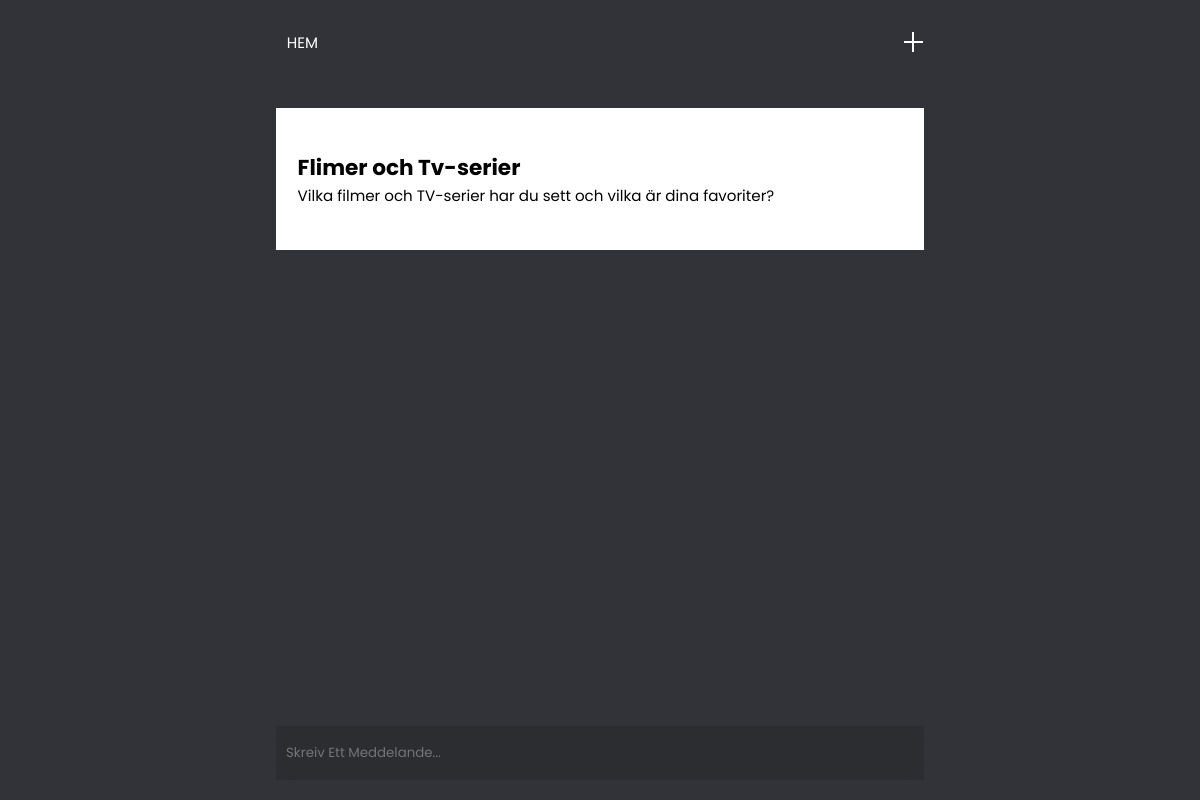
Page /room/4 on the committed database.
### base/models.py (models this page shows, shortened)
class Room(models.Model):
    name = models.CharField(max_length=200)
    description = models.TextField()
    updated = models.DateTimeField(auto_now=True)
    created = models.DateTimeField(auto_now_add=True)
    class Meta:
        ordering = ['-updated', '-created']

### base/views.py (the view, shortened to what this page needs)
# urls.py: path('room/<str:pk>', views.room, name="room"),
def room(request, pk):
    room = Room.objects.get(id=pk)  # Get corresponding room
    room_messages = room.message_set.all()
    form = Create_message_form()
    context = {
        'room': room,
        'room_messages': room_messages,
        'form': form
    }
    return render(request, 'base/room.html', context)

### base/forms.py
class Create_message_form(ModelForm):
    message = forms.CharField(
        label='',
        widget=forms.TextInput(attrs={
            'placeholder': 'Skreiv Ett Meddelande...',
            'autocomplete': 'off',
        })
    )
    class Meta:
        model = Message
        fields = ('message', )
        required = False

### base/templates/base/room.html (shortened to what this page needs)
{% extends 'base.html' %}
{% block content%}
<div class="room_description">
    <h1 class="name">{{room.name}}</h1>
    <p class="description">{{room.description}}</p>
</div>
<section class="messages">
</section>
<form class="message_form" action="" method="POST">
    {{form}}
</form>
{% endblock content%}

### static/styles/main.css (style rules this page uses)
* { margin: 0; padding: 0; -webkit-box-sizing: border-box; box-sizing: border-box; font-family: "Poppins", sans-serif; }
html { font-size: 67.5%; }
p, a { font-size: 1.4rem; }
p { word-wrap: break-word; }

### static/styles/room.css (style rules this page uses)
body { background-color: #313338; }
.room_description { max-width: 60rem; background-color: white; padding: 4rem 2rem; margin: 4rem auto; }
.messages { padding-bottom: 12rem; }
.message_form { position: fixed; bottom:20px; left: 50%; max-width: 60rem; transform: translate(-50%, 0); display: flex; display: flex; flex-direction: column; background-color: rgba(211, 211, 211, 0.335); background-color: #2b2d31; }
.message_form #id_message { background-color: #2b2d31; color: white; height: 5rem; width: 60rem; max-width: 100vw; resize: none; outline: none; border: none; padding: 10px; border-radius: 20px; }

### rows in the picture
Room: name "Flimer och Tv-serier", description "Vilka filmer och TV-serier har du sett och vilka är dina favoriter?"
